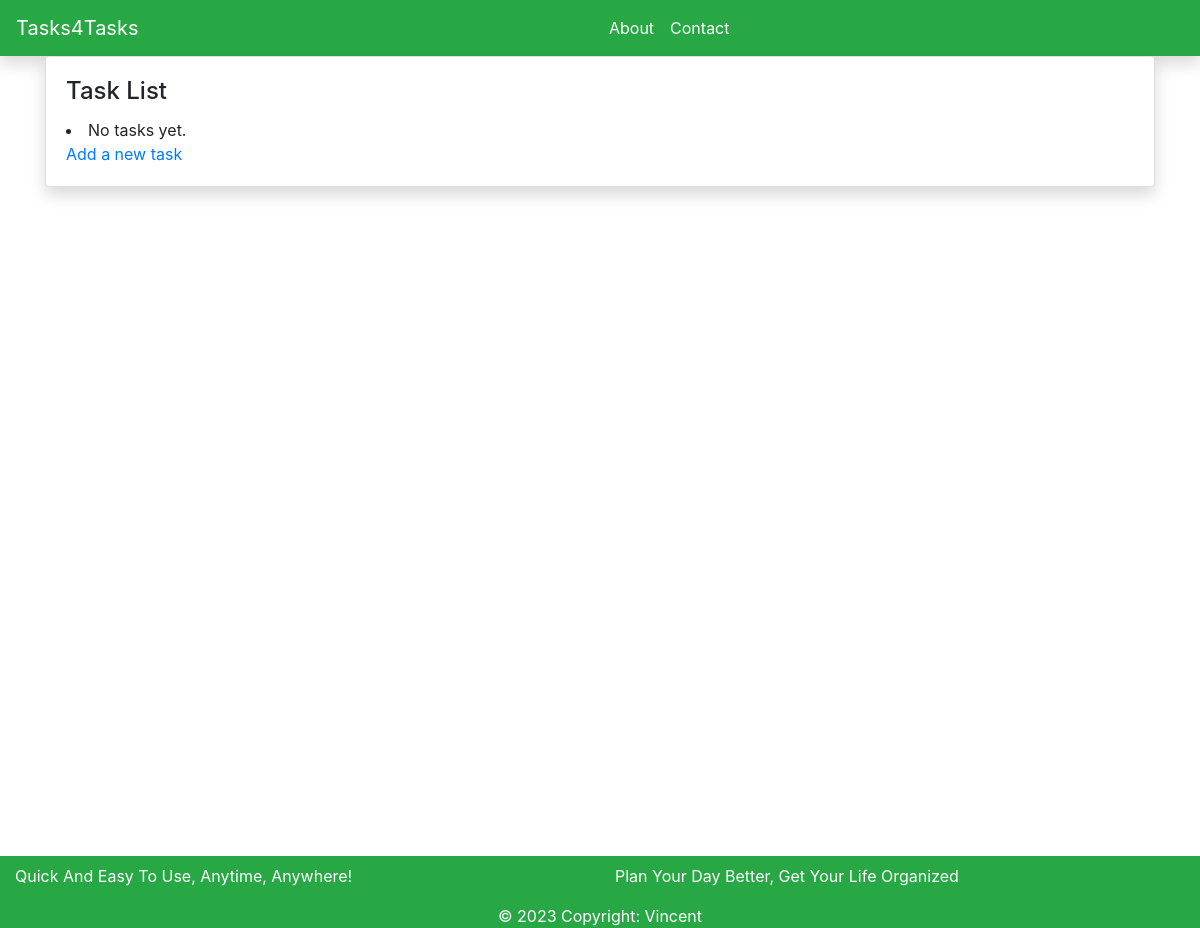
Before: /task/ with the older database file.
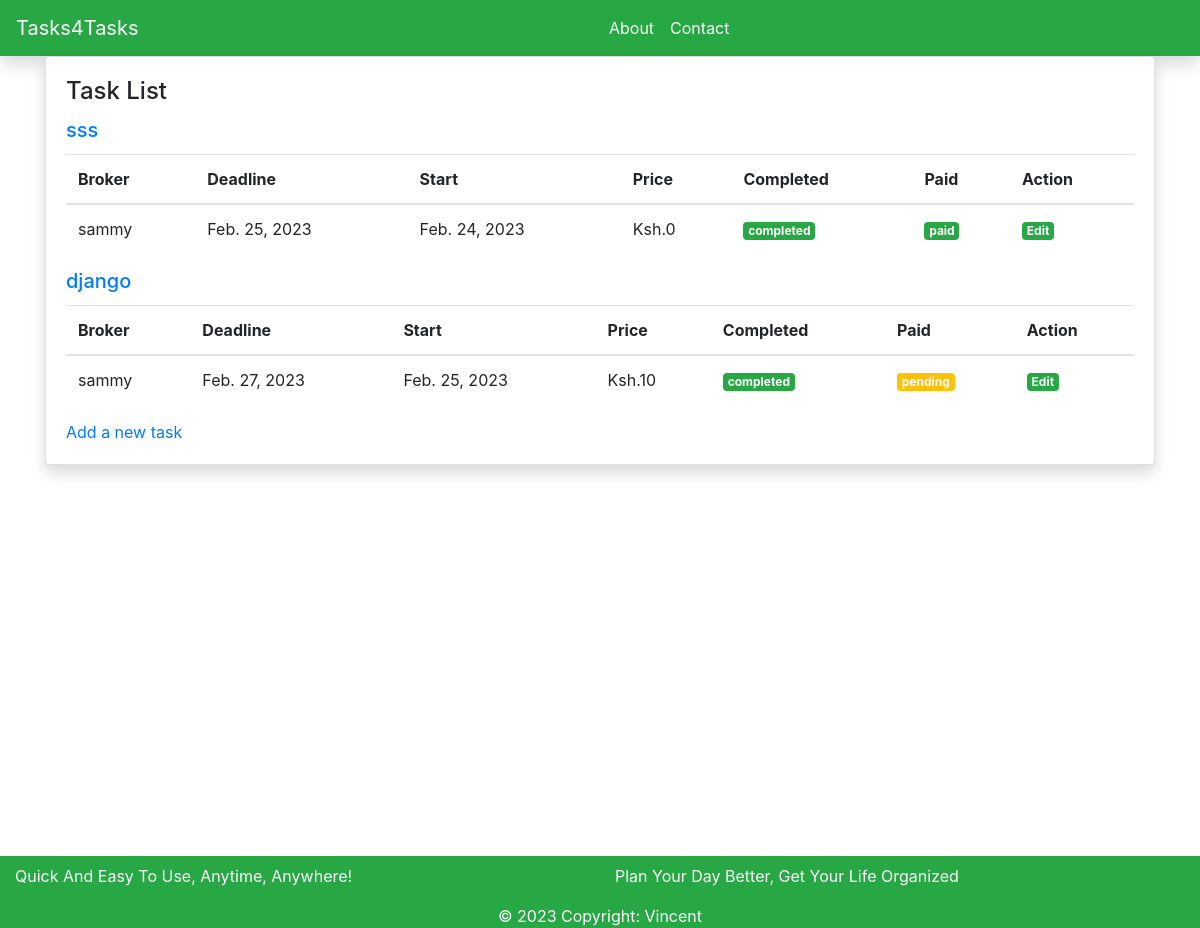
After: the same page with the newer database file.
### task/models.py (models this page shows, shortened)
class Task(models.Model):
    title = models.CharField(max_length=200)
    description = models.TextField()
    completed = models.BooleanField(default=False)
    paid = models.BooleanField(default=False)
    price = models.IntegerField(default=0)
    broker=models.CharField(max_length=25, null=True, blank=True)
    deadline=models.DateTimeField(auto_now_add=False , null=True, blank=True)
    created_at = models.DateTimeField(auto_now_add=True)
    updated_at = models.DateTimeField(auto_now=True)

### task/views.py (the view)
# urls.py: path('', views.task_list, name='task_list'),
def task_list(request):
    tasks = Task.objects.all()
    return render(request, 'tasks/task_list.html', {'tasks': tasks})

### templates/tasks/task_list.html (shortened to what this page needs)
{% extends 'base.html' %} {% block content %}
<div class="container">
  <div class="row">
    <div class="col">
      <div class="card shadow">
        <div class="card-body">
          <h4 class="card-title">Task List</h4>
          {% for task in tasks %}
          <h5 class="card-title">
            <a href="{% url 'task_detail' task.pk %}">{{ task.title }}</a>
          </h5>
          <table class="table">
            <thead>
              <tr>
                <th>Broker</th>
                <th>Deadline</th>
                <th>Start</th>
                <th>Price</th>
                <th>Completed</th>
                <th>Paid</th>
                <th>Action</th>
              </tr>
            </thead>
            <tbody>
              <tr>
                <td scope="row">{{ task.broker }}</td>
                <td>{{ task.deadline|date:"M. d, Y" }}</td>
                <td>{{ task.created_at|date:"M. d, Y" }}</td>
                <td>Ksh.{{ task.price }}</td>
                {% if task.completed %}
                <td><a class="badge badge-success text-white">completed</a></td>
                {% else %}
                <td><a class="badge badge-danger text-white">incomplete</a></td>
                {% endif %} {% if task.paid %}
                <td><a class="badge badge-success text-white">paid</a></td>
                {% else %}
                <td><a class="badge badge-warning text-white">pending</a></td>
                {% endif %}
                <td>
                  <a
                    class="badge badge-success"
                    href="{% url 'task_edit' task.pk %}"
                    >Edit</a
                  >
                </td>
              </tr>
            </tbody>
          </table>
          {% empty %}
          <li>No tasks yet.</li>
          {% endfor %}
          <p class="card-text">
            <a href="{% url 'task_create' %}">Add a new task</a>
          </p>
        </div>
      </div>
    </div>
  </div>
</div>
{% endblock %}

### templates/base.html (shortened to what this page needs)
{% load static %}
<!DOCTYPE html>
<html lang="en">
  <head>
    <link
      rel="stylesheet"
      href="https://stackpath.bootstrapcdn.com/bootstrap/4.3.1/css/bootstrap.min.css"
    />
    <link rel="stylesheet" href="{% static 'css/style.css' %}" />
  </head>
  <body>
    <nav class="navbar navbar-expand-sm navbar-dark bg-success shadow">
      <a class="navbar-brand" href="{% url 'task_list' %}">Tasks4Tasks</a>
      <div class="collapse navbar-collapse" id="collapsibleNavId">
        <ul class="navbar-nav m-auto mt-2 mt-lg-0">
          <li class="nav-item active">
            <a class="nav-link" href="#"
              >About<span class="sr-only">(current)</span></a
            >
          </li>
          <li class="nav-item">
            <a class="nav-link text-white" href="#">Contact</a>
          </li>
        </ul>
      </div>
    </nav>
    <div class="main">{% block content %}{% endblock %}</div>
    <footer class="bg-success text-white">
      <div class="container-fluid text-center text-md-left">
        <div class="row">
          <div class="col-md-6 mt-md-0 mt-3">
            <p>Quick And Easy To Use, Anytime, Anywhere!</p>
          </div>
          <div class="col-md-6 mb-md-0 mb-3">
            <p>Plan Your Day Better, Get Your Life Organized</p>
          </div>
        </div>
      </div>
      <div class="text-center">
        © 2023 Copyright:
        <a class="text-white" href="/">Vincent</a>
      </div>
    </footer>
  </body>
</html>

### static/css/style.css (style rules this page uses)
.main { min-height: 100vh; height: 100%; }

Changed rows visible on the page:
added Task: title "sss", broker "sammy", deadline "Feb. 25, 2023", created_at "Feb. 24, 2023", price "0", completed "completed", paid "paid"
added Task: title "django", broker "sammy", deadline "Feb. 27, 2023", created_at "Feb. 25, 2023", price "10", completed "completed", paid "pending"
Other visible differences:
text no longer shown: "No tasks yet."
